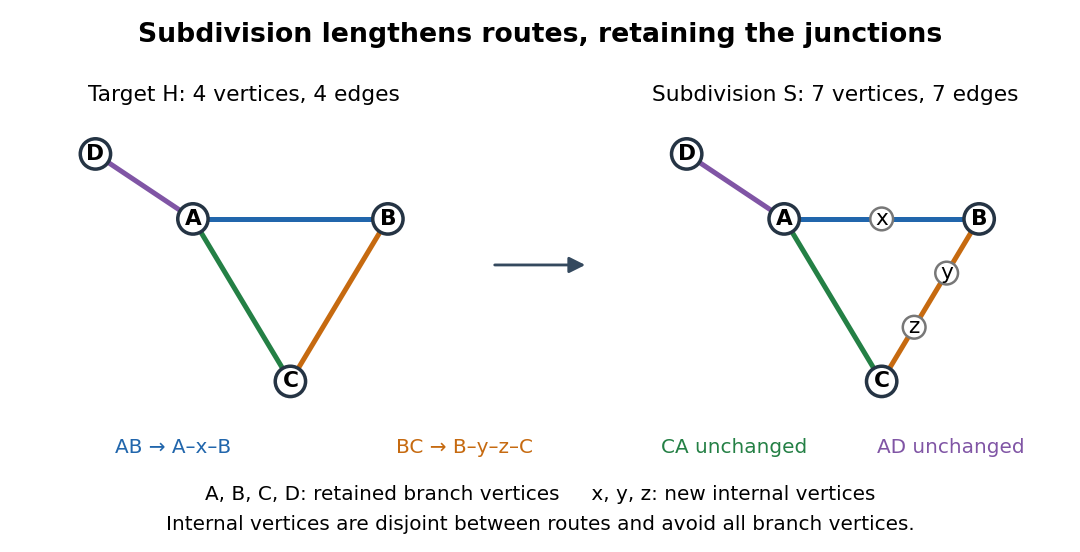

This figure's Python source:
"""Draw an original triangle-with-leaf subdivision and its edge paths.

Tested with Python 3.14, matplotlib 3.10.7 and numpy 2.3.5.
Run from _media with MPLBACKEND=Agg; the matching PNG is saved to CWD.
"""

from pathlib import Path

import matplotlib.pyplot as plt
from matplotlib.patches import Circle, FancyArrowPatch


TARGET_EDGES = (("A", "B"), ("B", "C"), ("C", "A"), ("A", "D"))
EDGE_PATHS = (("A", "x", "B"), ("B", "y", "z", "C"),
              ("C", "A"), ("A", "D"))
COLORS = ("#2166ac", "#c66a10", "#248045", "#8055a5")


def vertex(ax, label, xy, original):
    ax.add_patch(Circle(xy, 0.14 if original else 0.105,
                        facecolor="white", edgecolor="#253444" if original else "#777777",
                        linewidth=2.1 if original else 1.5, zorder=3))
    ax.text(*xy, label, ha="center", va="center", fontsize=13,
            weight="bold" if original else "normal", zorder=4)


def main():
    plt.rcParams.update({"font.family": "DejaVu Sans", "font.size": 13})
    fig, axes = plt.subplots(1, 2, figsize=(9, 4.6), dpi=120, facecolor="white")
    fig.subplots_adjust(left=0.025, right=0.975, bottom=0.26, top=0.78, wspace=0.36)
    original = {"A": (-0.7, 0.7), "B": (1.1, 0.7),
                "C": (0.2, -0.8), "D": (-1.6, 1.3)}
    subdivided = dict(original, x=(0.2, 0.7), y=(0.8, 0.2), z=(0.5, -0.3))
    for ax, positions, paths in ((axes[0], original, TARGET_EDGES),
                                  (axes[1], subdivided, EDGE_PATHS)):
        for color, path in zip(COLORS, paths):
            ax.plot([positions[v][0] for v in path], [positions[v][1] for v in path],
                    color=color, linewidth=3, zorder=1)
        for label, xy in positions.items():
            vertex(ax, label, xy, label in original)
        ax.set(xlim=(-1.9, 1.45), ylim=(-1.05, 1.6), aspect="equal")
        ax.axis("off")
    axes[0].set_title("Target H: 4 vertices, 4 edges", fontsize=13, pad=12)
    axes[1].set_title("Subdivision S: 7 vertices, 7 edges", fontsize=13, pad=12)
    fig.suptitle("Subdivision lengthens routes, retaining the junctions", y=0.96,
                 fontsize=16, weight="bold")
    fig.add_artist(FancyArrowPatch((0.455, 0.52), (0.545, 0.52),
                                  transform=fig.transFigure, arrowstyle="-|>",
                                  mutation_scale=20, linewidth=1.7, color="#34495e"))
    for x, text, color in zip((0.16, 0.43, 0.68, 0.88),
                              ("AB → A–x–B", "BC → B–y–z–C", "CA unchanged", "AD unchanged"),
                              COLORS):
        fig.text(x, 0.18, text, color=color, ha="center", fontsize=12)
    fig.text(0.5, 0.095, "A, B, C, D: retained branch vertices     x, y, z: new internal vertices",
             ha="center", fontsize=12)
    fig.text(0.5, 0.04, "Internal vertices are disjoint between routes and avoid all branch vertices.",
             ha="center", fontsize=12)
    output = Path.cwd() / (Path(__file__).stem + ".png")
    fig.savefig(output, facecolor="white", transparent=False)
    plt.close(fig)


if __name__ == "__main__":
    main()
